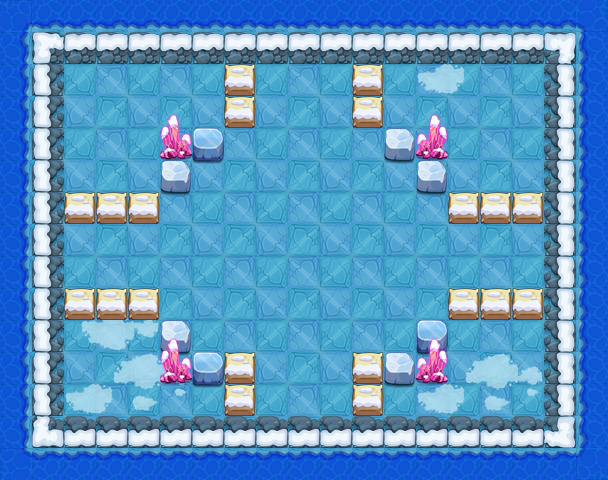

Below is a game level as drawn by its tile map, then a one-line description and the .tmx that defines it (tile-layer data replaced by summaries):
An orthogonal 19x15 tile map with 32x32 px tiles, 8 tile layers (PASS, 块层 2, 块层 17, 块层 15, ...) and 2 objects (PLAYER, BOSS).

<map version="1.0" orientation="orthogonal" width="19" height="15" tilewidth="32" tileheight="32">
 <tileset firstgid="1" name="jdbl2" tilewidth="32" tileheight="32">
  <image source="jdbl2.png" width="500" height="500" />
 </tileset>
 <layer name="PASS" width="19" height="15">
  <data>[285 cells, 152 non-empty, 7 distinct tile ids]</data>
 </layer>
 <layer name="块层 2" width="19" height="15">
  <data>[285 cells, 165 non-empty, 4 distinct tile ids]</data>
 </layer>
 <layer name="块层 17" width="19" height="15">
  <data>[285 cells, 79 non-empty, 9 distinct tile ids]</data>
 </layer>
 <layer name="块层 15" width="19" height="15">
  <data>[285 cells, 56 non-empty, 2 distinct tile ids]</data>
 </layer>
 <layer name="块层 16" width="19" height="15">
  <data>[285 cells, 12 non-empty, 3 distinct tile ids]</data>
 </layer>
 <layer name="块层 5" width="19" height="15">
  <data>[285 cells, 32 non-empty, 4 distinct tile ids]</data>
 </layer>
 <layer name="SHELTER 10" width="19" height="15">
  <data>[285 cells, 2 non-empty, 1 distinct tile ids]</data>
 </layer>
 <layer name="SHELTER 3" width="19" height="15">
  <data>[285 cells, 2 non-empty, 1 distinct tile ids]</data>
 </layer>
 <objectgroup name="对象层 1" width="19" height="15">
  <object name="PLAYER" type="PLAYER" x="64" y="64" width="32" height="32" />
  <object name="bossgydxc" type="BOSS" x="288" y="256" width="32" height="32">
   <properties>
    <property name="lua_ai" value="monster_bossgydxc_ai" />
    <property name="quality" value="bossgydxc.quality" />
   </properties>
  </object>
 </objectgroup>
</map>
